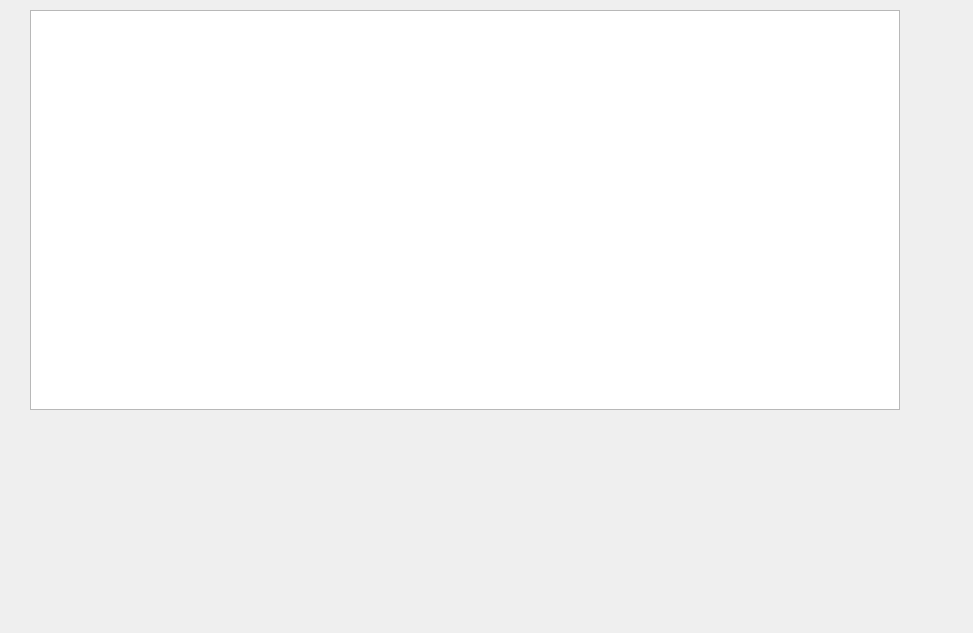
<?xml version="1.0" encoding="UTF-8"?>
<ui version="4.0">
 <class>ReportPatient</class>
 <widget class="QDialog" name="ReportPatient">
  <property name="geometry">
   <rect>
    <x>0</x>
    <y>0</y>
    <width>973</width>
    <height>633</height>
   </rect>
  </property>
  <property name="windowTitle">
   <string>Dialog</string>
  </property>
  <widget class="QLabel" name="lbFio_3">
   <property name="geometry">
    <rect>
     <x>40</x>
     <y>20</y>
     <width>198</width>
     <height>31</height>
    </rect>
   </property>
   <property name="maximumSize">
    <size>
     <width>16777215</width>
     <height>50</height>
    </size>
   </property>
   <property name="font">
    <font>
     <family>Gargi</family>
     <pointsize>14</pointsize>
     <weight>75</weight>
     <bold>true</bold>
    </font>
   </property>
   <property name="text">
    <string>Список пациентов</string>
   </property>
   <property name="alignment">
    <set>Qt::AlignCenter</set>
   </property>
  </widget>
  <widget class="QPushButton" name="btnBack">
   <property name="geometry">
    <rect>
     <x>360</x>
     <y>10</y>
     <width>150</width>
     <height>30</height>
    </rect>
   </property>
   <property name="minimumSize">
    <size>
     <width>150</width>
     <height>30</height>
    </size>
   </property>
   <property name="maximumSize">
    <size>
     <width>150</width>
     <height>30</height>
    </size>
   </property>
   <property name="text">
    <string>Назад</string>
   </property>
   <property name="default">
    <bool>false</bool>
   </property>
  </widget>
  <widget class="QTableWidget" name="twPatient">
   <property name="geometry">
    <rect>
     <x>30</x>
     <y>10</y>
     <width>870</width>
     <height>400</height>
    </rect>
   </property>
   <property name="minimumSize">
    <size>
     <width>800</width>
     <height>400</height>
    </size>
   </property>
   <property name="maximumSize">
    <size>
     <width>870</width>
     <height>600</height>
    </size>
   </property>
  </widget>
 </widget>
 <resources/>
 <connections/>
</ui>
